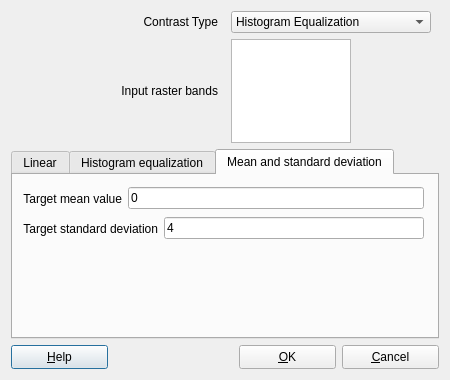
<?xml version="1.0" encoding="UTF-8"?>
<ui version="4.0">
 <class>ContrastForm</class>
 <widget class="QDialog" name="ContrastForm">
  <property name="geometry">
   <rect>
    <x>0</x>
    <y>0</y>
    <width>450</width>
    <height>380</height>
   </rect>
  </property>
  <property name="minimumSize">
   <size>
    <width>450</width>
    <height>380</height>
   </size>
  </property>
  <property name="maximumSize">
   <size>
    <width>450</width>
    <height>400</height>
   </size>
  </property>
  <property name="windowTitle">
   <string>Raster contrast</string>
  </property>
  <property name="layoutDirection">
   <enum>Qt::LeftToRight</enum>
  </property>
  <layout class="QGridLayout" name="gridLayout_2">
   <item row="0" column="0" colspan="4">
    <layout class="QGridLayout" name="gridLayout">
     <item row="0" column="0">
      <widget class="QLabel" name="inputDataSetLabel_3">
       <property name="sizePolicy">
        <sizepolicy hsizetype="Fixed" vsizetype="Preferred">
         <horstretch>0</horstretch>
         <verstretch>0</verstretch>
        </sizepolicy>
       </property>
       <property name="minimumSize">
        <size>
         <width>150</width>
         <height>0</height>
        </size>
       </property>
       <property name="maximumSize">
        <size>
         <width>200</width>
         <height>16777215</height>
        </size>
       </property>
       <property name="text">
        <string>Contrast Type</string>
       </property>
       <property name="alignment">
        <set>Qt::AlignRight|Qt::AlignTrailing|Qt::AlignVCenter</set>
       </property>
      </widget>
     </item>
     <item row="0" column="1">
      <widget class="QComboBox" name="m_contrastTypeComboBox">
       <property name="minimumSize">
        <size>
         <width>200</width>
         <height>0</height>
        </size>
       </property>
       <property name="toolTip">
        <string>The contrast type.</string>
       </property>
       <item>
        <property name="text">
         <string>Histogram Equalization</string>
        </property>
       </item>
       <item>
        <property name="text">
         <string>Linear</string>
        </property>
       </item>
       <item>
        <property name="text">
         <string>Mean and standard deviation</string>
        </property>
       </item>
      </widget>
     </item>
     <item row="1" column="0">
      <widget class="QLabel" name="inputDataSetLabel_2">
       <property name="sizePolicy">
        <sizepolicy hsizetype="Fixed" vsizetype="Preferred">
         <horstretch>0</horstretch>
         <verstretch>0</verstretch>
        </sizepolicy>
       </property>
       <property name="minimumSize">
        <size>
         <width>150</width>
         <height>0</height>
        </size>
       </property>
       <property name="maximumSize">
        <size>
         <width>200</width>
         <height>16777215</height>
        </size>
       </property>
       <property name="text">
        <string>Input raster bands</string>
       </property>
       <property name="alignment">
        <set>Qt::AlignRight|Qt::AlignTrailing|Qt::AlignVCenter</set>
       </property>
      </widget>
     </item>
     <item row="1" column="1">
      <widget class="QListWidget" name="m_inputRasterBandsListWidget">
       <property name="minimumSize">
        <size>
         <width>120</width>
         <height>0</height>
        </size>
       </property>
       <property name="maximumSize">
        <size>
         <width>120</width>
         <height>16777215</height>
        </size>
       </property>
       <property name="toolTip">
        <string>Bands to be processed from the input raster</string>
       </property>
       <property name="selectionMode">
        <enum>QAbstractItemView::MultiSelection</enum>
       </property>
      </widget>
     </item>
    </layout>
   </item>
   <item row="1" column="0" colspan="4">
    <widget class="QTabWidget" name="tabWidget">
     <property name="minimumSize">
      <size>
       <width>0</width>
       <height>190</height>
      </size>
     </property>
     <property name="currentIndex">
      <number>2</number>
     </property>
     <widget class="QWidget" name="linearContrastOptions">
      <attribute name="title">
       <string>Linear</string>
      </attribute>
      <widget class="QWidget" name="layoutWidget">
       <property name="geometry">
        <rect>
         <x>10</x>
         <y>10</y>
         <width>411</width>
         <height>27</height>
        </rect>
       </property>
       <layout class="QHBoxLayout" name="horizontalLayout_7">
        <item>
         <widget class="QLabel" name="inputDataSetLabel_6">
          <property name="text">
           <string>Minimum input value</string>
          </property>
          <property name="alignment">
           <set>Qt::AlignRight|Qt::AlignTrailing|Qt::AlignVCenter</set>
          </property>
         </widget>
        </item>
        <item>
         <widget class="QLineEdit" name="m_lCMinInputLineEdit">
          <property name="minimumSize">
           <size>
            <width>120</width>
            <height>0</height>
           </size>
          </property>
          <property name="toolTip">
           <string>The contrast minimum input greyscale value.</string>
          </property>
          <property name="text">
           <string>0</string>
          </property>
         </widget>
        </item>
       </layout>
      </widget>
      <widget class="QWidget" name="layoutWidget">
       <property name="geometry">
        <rect>
         <x>10</x>
         <y>40</y>
         <width>411</width>
         <height>27</height>
        </rect>
       </property>
       <layout class="QHBoxLayout" name="horizontalLayout_8">
        <item>
         <widget class="QLabel" name="inputDataSetLabel_7">
          <property name="text">
           <string>Maximum input value</string>
          </property>
          <property name="alignment">
           <set>Qt::AlignRight|Qt::AlignTrailing|Qt::AlignVCenter</set>
          </property>
         </widget>
        </item>
        <item>
         <widget class="QLineEdit" name="m_lCMaxInputLineEdit">
          <property name="minimumSize">
           <size>
            <width>120</width>
            <height>0</height>
           </size>
          </property>
          <property name="toolTip">
           <string>The contrast maximum input greyscale value.</string>
          </property>
          <property name="text">
           <string>255</string>
          </property>
         </widget>
        </item>
       </layout>
      </widget>
     </widget>
     <widget class="QWidget" name="histogramEqualizationContrastOptions">
      <attribute name="title">
       <string>Histogram equalization</string>
      </attribute>
      <widget class="QWidget" name="">
       <property name="geometry">
        <rect>
         <x>10</x>
         <y>10</y>
         <width>401</width>
         <height>27</height>
        </rect>
       </property>
       <layout class="QHBoxLayout" name="horizontalLayout_4">
        <item>
         <widget class="QLabel" name="inputDataSetLabel_4">
          <property name="text">
           <string>Maximum input value</string>
          </property>
          <property name="alignment">
           <set>Qt::AlignRight|Qt::AlignTrailing|Qt::AlignVCenter</set>
          </property>
         </widget>
        </item>
        <item>
         <widget class="QLineEdit" name="m_hECMaxInputLineEdit">
          <property name="minimumSize">
           <size>
            <width>120</width>
            <height>0</height>
           </size>
          </property>
          <property name="toolTip">
           <string>The contrast maximum input greyscale value.</string>
          </property>
          <property name="text">
           <string>0</string>
          </property>
         </widget>
        </item>
       </layout>
      </widget>
     </widget>
     <widget class="QWidget" name="meanAndStandardDeviationContrastOptions">
      <attribute name="title">
       <string>Mean and standard deviation</string>
      </attribute>
      <widget class="QWidget" name="">
       <property name="geometry">
        <rect>
         <x>10</x>
         <y>40</y>
         <width>401</width>
         <height>27</height>
        </rect>
       </property>
       <layout class="QHBoxLayout" name="horizontalLayout">
        <item>
         <widget class="QLabel" name="inputDataSetLabel_9">
          <property name="text">
           <string>Target standard deviation</string>
          </property>
          <property name="alignment">
           <set>Qt::AlignRight|Qt::AlignTrailing|Qt::AlignVCenter</set>
          </property>
         </widget>
        </item>
        <item>
         <widget class="QLineEdit" name="m_sMASCStdInputLineEdit">
          <property name="minimumSize">
           <size>
            <width>120</width>
            <height>0</height>
           </size>
          </property>
          <property name="toolTip">
           <string>The standard deviation to be applied in the contrast image.</string>
          </property>
          <property name="text">
           <string>4</string>
          </property>
         </widget>
        </item>
       </layout>
      </widget>
      <widget class="QWidget" name="">
       <property name="geometry">
        <rect>
         <x>10</x>
         <y>10</y>
         <width>401</width>
         <height>27</height>
        </rect>
       </property>
       <layout class="QHBoxLayout" name="horizontalLayout_2">
        <item>
         <widget class="QLabel" name="inputDataSetLabel_8">
          <property name="text">
           <string>Target mean value</string>
          </property>
          <property name="alignment">
           <set>Qt::AlignRight|Qt::AlignTrailing|Qt::AlignVCenter</set>
          </property>
         </widget>
        </item>
        <item>
         <widget class="QLineEdit" name="m_sMASCMeanInputLineEdit">
          <property name="minimumSize">
           <size>
            <width>120</width>
            <height>0</height>
           </size>
          </property>
          <property name="toolTip">
           <string>The mean greyscale to be applied in the contrast image</string>
          </property>
          <property name="text">
           <string>0</string>
          </property>
         </widget>
        </item>
       </layout>
      </widget>
     </widget>
    </widget>
   </item>
   <item row="2" column="0">
    <widget class="QPushButton" name="m_helpPushButton">
     <property name="sizePolicy">
      <sizepolicy hsizetype="Fixed" vsizetype="Fixed">
       <horstretch>0</horstretch>
       <verstretch>0</verstretch>
      </sizepolicy>
     </property>
     <property name="minimumSize">
      <size>
       <width>97</width>
       <height>24</height>
      </size>
     </property>
     <property name="text">
      <string>&amp;Help</string>
     </property>
    </widget>
   </item>
   <item row="2" column="1">
    <spacer name="horizontalSpacer">
     <property name="orientation">
      <enum>Qt::Horizontal</enum>
     </property>
     <property name="sizeHint" stdset="0">
      <size>
       <width>136</width>
       <height>20</height>
      </size>
     </property>
    </spacer>
   </item>
   <item row="2" column="2">
    <widget class="QPushButton" name="m_okPushButton">
     <property name="sizePolicy">
      <sizepolicy hsizetype="Fixed" vsizetype="Fixed">
       <horstretch>0</horstretch>
       <verstretch>0</verstretch>
      </sizepolicy>
     </property>
     <property name="minimumSize">
      <size>
       <width>97</width>
       <height>24</height>
      </size>
     </property>
     <property name="text">
      <string>&amp;OK</string>
     </property>
    </widget>
   </item>
   <item row="2" column="3">
    <widget class="QPushButton" name="m_CancelPushButton">
     <property name="sizePolicy">
      <sizepolicy hsizetype="Fixed" vsizetype="Fixed">
       <horstretch>0</horstretch>
       <verstretch>0</verstretch>
      </sizepolicy>
     </property>
     <property name="minimumSize">
      <size>
       <width>97</width>
       <height>24</height>
      </size>
     </property>
     <property name="text">
      <string>&amp;Cancel</string>
     </property>
    </widget>
   </item>
  </layout>
 </widget>
 <resources/>
 <connections>
  <connection>
   <sender>m_CancelPushButton</sender>
   <signal>clicked()</signal>
   <receiver>ContrastForm</receiver>
   <slot>close()</slot>
   <hints>
    <hint type="sourcelabel">
     <x>388</x>
     <y>361</y>
    </hint>
    <hint type="destinationlabel">
     <x>224</x>
     <y>189</y>
    </hint>
   </hints>
  </connection>
 </connections>
</ui>
